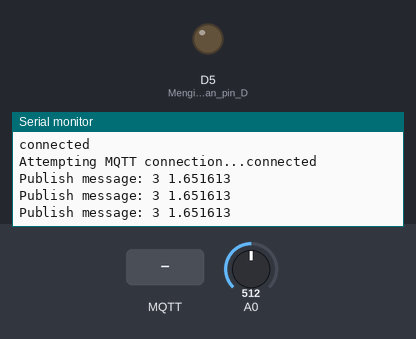
Recording of a sketch running on a simulated ESP8266 (NodeMCU). Shown: output pins drawn as LEDs (lit = HIGH), the last lines printed to the serial monitor. The test bench sets the inputs (shaded band); at power-on: A0 = 512. WiFi joins after 1.5 s; servers stay silent unless stated; random numbers use the default seed unless the sketch sets one; no MQTT or app messages arrive unless stated.

Above: at 2.7 s.
2.8 s: MQTT message "3" arrives on the first subscribed topic
At 2.99 s:
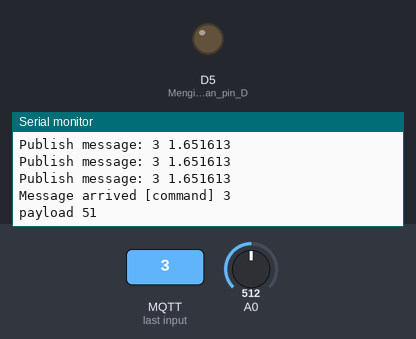
4.3 s: MQTT message "a" arrives on the first subscribed topic
At 4.49 s:
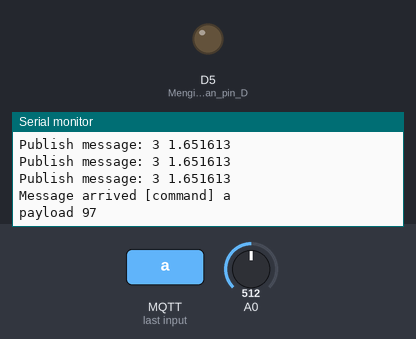
5.8 s: MQTT message "on" arrives on the first subscribed topic
At 5.99 s:
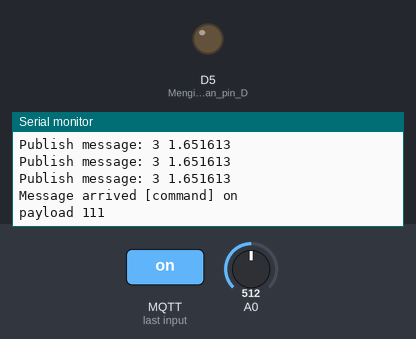

The sketch:

sketch.ino
```cpp
#include <ESP8266WiFi.h>
#include <PubSubClient.h>

const char* ssid = "Cisco16093";
const char* password = "123456789";
const char* mqtt_server = "192.168.1.143";

bool ledState = LOW;
long lastMsg = 0;

// tambahkan dua baris dibawah ini
WiFiClient espClient;
PubSubClient client(espClient);

void setup_wifi() {

  delay(10);
  Serial.println();
  Serial.print("Connecting to ");
  Serial.println(ssid);

  // Mencoba koneksi ke WiFi
  WiFi.begin(ssid, password);

  while (WiFi.status() != WL_CONNECTED) {
    delay(500);
    Serial.print(".");
  }

  randomSeed(micros());

  // Jika koneksi WiFi berhasil maka akan menampilkan teks dibawah pada Serial.
  Serial.println("");
  Serial.println("WiFi connected");
  Serial.println("IP address: ");
  Serial.println(WiFi.localIP());
}

void callback(char* topic, byte* payload, unsigned int length) {
  Serial.print("Message arrived [");
  Serial.print(topic);
  Serial.print("] ");
  for (int i = 0; i < length; i++) {
    Serial.print((char)payload[i]);
  }
  Serial.println();

  // Switch on the LED if an 1 was received as first character
  Serial.print("payload ");
  Serial.println(payload[0]);

  /*
    Nilai ID perangkat menurut Warna LED :

     ID_PERANGKAT | Warna LED
    --------------------------
         1        |    RED
         2        |    GREEN
         3        |    WHITE
    */
  if (payload[0] == '3') {
    if (payload[2] == 'a') digitalWrite(D5, !ledState);
    ledState = !ledState;
  }
}

void reconnect() {
  // Melakukan perulangan hingga NodeMCU berhasil terhubung dengan broker MQTT.
  while (!client.connected()) {
    Serial.print("Attempting MQTT connection...");

    // Membuat client ID secara acak
    String clientId = "ESP8266Client-";
    clientId += String(random(0xffff), HEX);

    // Percobaan koneksi ke Broker MQTT.
    if (client.connect(clientId.c_str())) {
      Serial.println("connected");

      // Mencoba publish message ke Broker dengan topic "data" setelah terhubung
      client.publish("data", "hello world");

      // Melakukan subscribe ke topik "command".
      // Topik "command" berisikan perintah dari perangkat Android.
      client.subscribe("command");

    } else {
      Serial.print("failed, rc=");
      Serial.print(client.state());
      Serial.println(" try again in 5 seconds");

      // Delay 5 detik sebelum melakukan koneksi ulang.
      delay(5000);
    }
  }
}


void setup() {
  pinMode(D5, OUTPUT); // Menginisialisasikan pin D5 sebagai output

  Serial.begin(115200); // Set baud-rate komunikasi serial monitor sebesar 115200 bps.
  setup_wifi(); // Memanggil fungsi setup_wifi() yang sudah dibuat sebelumnya

  // Print teks "connected" pada serial monitor jika koneksi ke WiFi berhasil.
  Serial.println("connected");

  // Menghubungkan NodeMCU kepada
  client.setServer(mqtt_server, 1883);
  client.setCallback(callback);

}

void loop() {
    // Memanggil fungsi reconnect() jika perangkat belum terhubung dengan MQTT Broker.
  if (!client.connected()) {
    reconnect();
  }

  client.loop();

  // Mendapatkan waktu hidup perangkat dalam satuan millisecond.
  long now = millis();

  // Jika selisih waktu sudah 500 millisecond, maka jalankan perintah didalam blok if.
  if (now - lastMsg > 500) {
    lastMsg = now;

    // Membaca nilai tegangan dari LDR dalam rentang 0-1023.
    int sensorValue = analogRead(A0);   // read the input on analog pin 0

    // Melakukan konversi satuan hasil baca analog (0-1023) menjadi voltage (0-5V).
    float voltage = sensorValue * (3.3 / 1023.0);

    // konversi nilai float tengangan menjadi array Char.
    char buf[8];
    sprintf(buf, "%f", voltage);

    // Menggabungkan nilai tegangan LDR dengan ID pengenal Perangkat.
    char messageDelivered[10];

    /*
    Nilai ID perangkat menurut Warna LED :

     ID_PERANGKAT | Warna LED
    --------------------------
         1        |    RED
         2        |    GREEN
         3        |    WHITE
    */
    strcpy(messageDelivered,"3");
    strcat(messageDelivered," ");
    strcat(messageDelivered,buf);

    // Mencetak message yang akan di publish ke broker pada serial monitor
    Serial.print("Publish message: ");
    Serial.println(messageDelivered);

    // Publish message ke topic "data"
    client.publish("data", messageDelivered);
  }
}
```

Measured:
- after the input at 2.8 s, the serial monitor: prints a new line at once (image 1)
- after the input at 4.3 s, the serial monitor: prints a new line at once (image 2)
- after the input at 5.8 s, the serial monitor: prints a new line at once (image 3)
